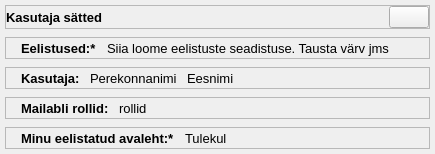
                 <widget class="QWidget" name="qwSU_Mailabl_Users" native="true">
                  <property name="styleSheet">
                   <string notr="true"/>
                  </property>
                  <layout class="QVBoxLayout" name="verticalLayout_45">
                   <property name="spacing">
                    <number>8</number>
                   </property>
                   <property name="leftMargin">
                    <number>5</number>
                   </property>
                   <property name="topMargin">
                    <number>5</number>
                   </property>
                   <property name="rightMargin">
                    <number>5</number>
                   </property>
                   <property name="bottomMargin">
                    <number>5</number>
                   </property>
                   <item>
                    <widget class="QFrame" name="frame_25">
                     <property name="frameShape">
                      <enum>QFrame::StyledPanel</enum>
                     </property>
                     <property name="frameShadow">
                      <enum>QFrame::Raised</enum>
                     </property>
                     <layout class="QHBoxLayout" name="horizontalLayout_17">
                      <property name="spacing">
                       <number>0</number>
                      </property>
                      <property name="leftMargin">
                       <number>0</number>
                      </property>
                      <property name="topMargin">
                       <number>0</number>
                      </property>
                      <property name="rightMargin">
                       <number>0</number>
                      </property>
                      <property name="bottomMargin">
                       <number>0</number>
                      </property>
                      <item>
                       <widget class="QLabel" name="lblHEadingUserData">
                        <property name="font">
                         <font>
                          <pointsize>10</pointsize>
                          <weight>75</weight>
                          <italic>false</italic>
                          <bold>true</bold>
                          <underline>false</underline>
                         </font>
                        </property>
                        <property name="text">
                         <string>Kasutaja sätted</string>
                        </property>
                       </widget>
                      </item>
                      <item>
                       <spacer name="horizontalSpacer_25">
                        <property name="orientation">
                         <enum>Qt::Horizontal</enum>
                        </property>
                        <property name="sizeHint" stdset="0">
                         <size>
                          <width>40</width>
                          <height>20</height>
                         </size>
                        </property>
                       </spacer>
                      </item>
                      <item>
                       <widget class="QPushButton" name="pbUserSettings">
                        <property name="text">
                         <string/>
                        </property>
                        <property name="icon">
                         <iconset>
                          <normaloff>icons/Icons_hele/settings.svg</normaloff>icons/Icons_hele/settings.svg</iconset>
                        </property>
                        <property name="iconSize">
                         <size>
                          <width>16</width>
                          <height>16</height>
                         </size>
                        </property>
                       </widget>
                      </item>
                     </layout>
                    </widget>
                   </item>
                   <item>
                    <widget class="QFrame" name="frame_23">
                     <property name="frameShape">
                      <enum>QFrame::StyledPanel</enum>
                     </property>
                     <property name="frameShadow">
                      <enum>QFrame::Raised</enum>
                     </property>
                     <layout class="QHBoxLayout" name="horizontalLayout_46">
                      <property name="spacing">
                       <number>10</number>
                      </property>
                      <property name="leftMargin">
                       <number>15</number>
                      </property>
                      <property name="topMargin">
                       <number>0</number>
                      </property>
                      <property name="rightMargin">
                       <number>0</number>
                      </property>
                      <property name="bottomMargin">
                       <number>0</number>
                      </property>
                      <item>
                       <widget class="QLabel" name="lbNUserPreferences">
                        <property name="font">
                         <font>
                          <pointsize>10</pointsize>
                          <weight>75</weight>
                          <bold>true</bold>
                         </font>
                        </property>
                        <property name="text">
                         <string>Eelistused:*</string>
                        </property>
                       </widget>
                      </item>
                      <item>
                       <widget class="QLabel" name="lblPreferences">
                        <property name="font">
                         <font>
                          <pointsize>10</pointsize>
                          <weight>50</weight>
                          <bold>false</bold>
                         </font>
                        </property>
                        <property name="text">
                         <string>Siia loome eelistuste seadistuse. Tausta värv jms</string>
                        </property>
                       </widget>
                      </item>
                      <item>
                       <spacer name="horizontalSpacer_4">
                        <property name="orientation">
                         <enum>Qt::Horizontal</enum>
                        </property>
                        <property name="sizeHint" stdset="0">
                         <size>
                          <width>40</width>
                          <height>20</height>
                         </size>
                        </property>
                       </spacer>
                      </item>
                     </layout>
                    </widget>
                   </item>
                   <item>
                    <widget class="QFrame" name="frame_24">
                     <property name="frameShape">
                      <enum>QFrame::StyledPanel</enum>
                     </property>
                     <property name="frameShadow">
                      <enum>QFrame::Raised</enum>
                     </property>
                     <layout class="QHBoxLayout" name="horizontalLayout_47">
                      <property name="spacing">
                       <number>10</number>
                      </property>
                      <property name="leftMargin">
                       <number>15</number>
                      </property>
                      <property name="topMargin">
                       <number>0</number>
                      </property>
                      <property name="rightMargin">
                       <number>0</number>
                      </property>
                      <property name="bottomMargin">
                       <number>0</number>
                      </property>
                      <item>
                       <widget class="QLabel" name="lblUserFirstName">
                        <property name="font">
                         <font>
                          <pointsize>10</pointsize>
                          <weight>75</weight>
                          <bold>true</bold>
                         </font>
                        </property>
                        <property name="text">
                         <string>Kasutaja:</string>
                        </property>
                       </widget>
                      </item>
                      <item>
                       <widget class="QLabel" name="lblNUserSurename">
                        <property name="font">
                         <font>
                          <pointsize>10</pointsize>
                          <weight>50</weight>
                          <bold>false</bold>
                         </font>
                        </property>
                        <property name="text">
                         <string>Perekonnanimi</string>
                        </property>
                       </widget>
                      </item>
                      <item>
                       <widget class="QLabel" name="lbNuserName">
                        <property name="font">
                         <font>
                          <pointsize>10</pointsize>
                          <weight>50</weight>
                          <bold>false</bold>
                         </font>
                        </property>
                        <property name="text">
                         <string>Eesnimi</string>
                        </property>
                       </widget>
                      </item>
                      <item>
                       <spacer name="horizontalSpacer_3">
                        <property name="orientation">
                         <enum>Qt::Horizontal</enum>
                        </property>
                        <property name="sizeHint" stdset="0">
                         <size>
                          <width>40</width>
                          <height>20</height>
                         </size>
                        </property>
                       </spacer>
                      </item>
                     </layout>
                    </widget>
                   </item>
                   <item>
                    <widget class="QFrame" name="frame_6">
                     <property name="frameShape">
                      <enum>QFrame::StyledPanel</enum>
                     </property>
                     <property name="frameShadow">
                      <enum>QFrame::Raised</enum>
                     </property>
                     <layout class="QHBoxLayout" name="horizontalLayout_42">
                      <property name="spacing">
                       <number>10</number>
                      </property>
                      <property name="leftMargin">
                       <number>15</number>
                      </property>
                      <property name="topMargin">
                       <number>0</number>
                      </property>
                      <property name="rightMargin">
                       <number>0</number>
                      </property>
                      <property name="bottomMargin">
                       <number>0</number>
                      </property>
                      <item>
                       <widget class="QLabel" name="lbNUserRoles">
                        <property name="font">
                         <font>
                          <pointsize>10</pointsize>
                          <weight>75</weight>
                          <bold>true</bold>
                         </font>
                        </property>
                        <property name="text">
                         <string>Mailabli rollid:</string>
                        </property>
                       </widget>
                      </item>
                      <item>
                       <widget class="QLabel" name="lblUserRoles">
                        <property name="font">
                         <font>
                          <pointsize>10</pointsize>
                          <weight>50</weight>
                          <bold>false</bold>
                         </font>
                        </property>
                        <property name="text">
                         <string>rollid</string>
                        </property>
                       </widget>
                      </item>
                      <item>
                       <spacer name="horizontalSpacer_24">
                        <property name="orientation">
                         <enum>Qt::Horizontal</enum>
                        </property>
                        <property name="sizeHint" stdset="0">
                         <size>
                          <width>40</width>
                          <height>20</height>
                         </size>
                        </property>
                       </spacer>
                      </item>
                     </layout>
                    </widget>
                   </item>
                   <item>
                    <widget class="QFrame" name="frame_4">
                     <property name="frameShape">
                      <enum>QFrame::StyledPanel</enum>
                     </property>
                     <property name="frameShadow">
                      <enum>QFrame::Raised</enum>
                     </property>
                     <layout class="QHBoxLayout" name="horizontalLayout_36">
                      <property name="spacing">
                       <number>10</number>
                      </property>
                      <property name="leftMargin">
                       <number>15</number>
                      </property>
                      <property name="topMargin">
                       <number>0</number>
                      </property>
                      <property name="rightMargin">
                       <number>0</number>
                      </property>
                      <property name="bottomMargin">
                       <number>0</number>
                      </property>
                      <item>
                       <widget class="QLabel" name="label_27">
                        <property name="font">
                         <font>
                          <pointsize>10</pointsize>
                          <weight>75</weight>
                          <bold>true</bold>
                         </font>
                        </property>
                        <property name="text">
                         <string>Minu eelistatud avaleht:*</string>
                        </property>
                       </widget>
                      </item>
                      <item>
                       <widget class="QLabel" name="label_28">
                        <property name="font">
                         <font>
                          <pointsize>10</pointsize>
                         </font>
                        </property>
                        <property name="text">
                         <string>Tulekul</string>
                        </property>
                       </widget>
                      </item>
                      <item>
                       <spacer name="horizontalSpacer_23">
                        <property name="orientation">
                         <enum>Qt::Horizontal</enum>
                        </property>
                        <property name="sizeHint" stdset="0">
                         <size>
                          <width>40</width>
                          <height>20</height>
                         </size>
                        </property>
                       </spacer>
                      </item>
                     </layout>
                    </widget>
                   </item>
                  </layout>
                 </widget>
